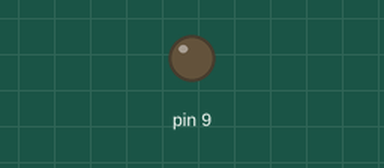
Simulated run of this sketch. Board: Arduino Uno, built with avr-gcc and run on an emulated ATmega328P. Shown: output pins drawn as LEDs (lit = HIGH).

Above: at 0.1 s.
At 1.1 s:
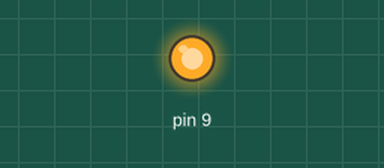
Timing chart, 0 to 2.6 s (numbered marks = the images above):
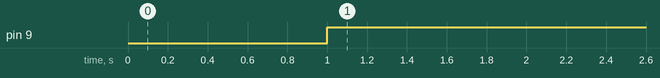

The sketch:

02-05_provaLED.ino
```cpp
void setup() {
  pinMode(9,OUTPUT);

}

void loop() {
  // put your main code here, to run repeatedly:
  Serial.println (digitalRead(9));
  delay(1000);
  digitalWrite(9,HIGH);
  Serial.println (digitalRead(9));
}
```

Measured:
- by itself, pin 9: LOW → HIGH at 1.0 s
